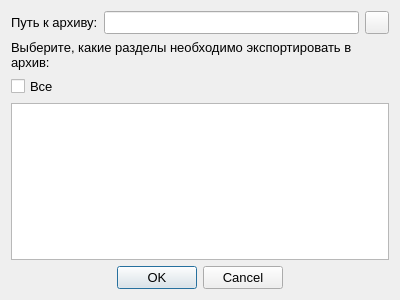
<?xml version="1.0" encoding="UTF-8"?>
<ui version="4.0">
 <class>ExportDialog</class>
 <widget class="QDialog" name="ExportDialog">
  <property name="geometry">
   <rect>
    <x>0</x>
    <y>0</y>
    <width>400</width>
    <height>300</height>
   </rect>
  </property>
  <property name="font">
   <font>
    <pointsize>10</pointsize>
   </font>
  </property>
  <property name="windowTitle">
   <string>Экспорт разделов</string>
  </property>
  <property name="windowIcon">
   <iconset resource="resources.qrc">
    <normaloff>:/icons/section.png</normaloff>:/icons/section.png</iconset>
  </property>
  <layout class="QVBoxLayout" name="verticalLayout">
   <item>
    <layout class="QHBoxLayout" name="horizontalLayout">
     <item>
      <widget class="QLabel" name="label_2">
       <property name="text">
        <string>Путь к архиву:</string>
       </property>
      </widget>
     </item>
     <item>
      <widget class="QLineEdit" name="pathEdit"/>
     </item>
     <item>
      <widget class="QToolButton" name="choosePathButton">
       <property name="text">
        <string/>
       </property>
       <property name="icon">
        <iconset resource="resources.qrc">
         <normaloff>:/icons/folder.png</normaloff>:/icons/folder.png</iconset>
       </property>
      </widget>
     </item>
    </layout>
   </item>
   <item>
    <widget class="QLabel" name="label">
     <property name="text">
      <string>Выберите, какие разделы необходимо экспортировать в архив:</string>
     </property>
     <property name="wordWrap">
      <bool>true</bool>
     </property>
    </widget>
   </item>
   <item>
    <widget class="QCheckBox" name="allCheckBox">
     <property name="text">
      <string>Все</string>
     </property>
    </widget>
   </item>
   <item>
    <widget class="QListWidget" name="listWidget"/>
   </item>
   <item>
    <widget class="QDialogButtonBox" name="buttonBox">
     <property name="orientation">
      <enum>Qt::Horizontal</enum>
     </property>
     <property name="standardButtons">
      <set>QDialogButtonBox::Cancel|QDialogButtonBox::Ok</set>
     </property>
     <property name="centerButtons">
      <bool>true</bool>
     </property>
    </widget>
   </item>
  </layout>
 </widget>
 <resources>
  <include location="resources.qrc"/>
 </resources>
 <connections>
  <connection>
   <sender>buttonBox</sender>
   <signal>accepted()</signal>
   <receiver>ExportDialog</receiver>
   <slot>accept()</slot>
   <hints>
    <hint type="sourcelabel">
     <x>248</x>
     <y>254</y>
    </hint>
    <hint type="destinationlabel">
     <x>157</x>
     <y>274</y>
    </hint>
   </hints>
  </connection>
  <connection>
   <sender>buttonBox</sender>
   <signal>rejected()</signal>
   <receiver>ExportDialog</receiver>
   <slot>reject()</slot>
   <hints>
    <hint type="sourcelabel">
     <x>316</x>
     <y>260</y>
    </hint>
    <hint type="destinationlabel">
     <x>286</x>
     <y>274</y>
    </hint>
   </hints>
  </connection>
 </connections>
</ui>
